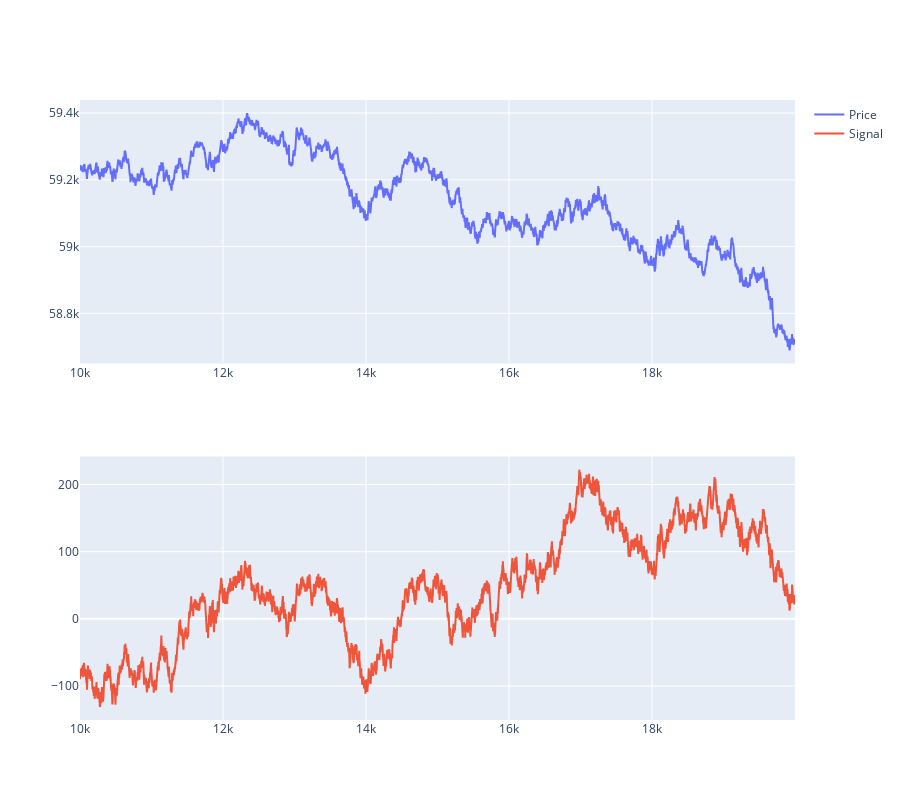

Notebook code for this chart:
### Code cell
data = df.iloc[10000:20000]

basket1_diff = data["PICNIC_BASKET1"] - 6 * data["CROISSANTS"] - 3 * data["JAMS"] - data["DJEMBES"]
basket2_diff = data["PICNIC_BASKET2"] - 4 * data["CROISSANTS"] - 2 * data["JAMS"]

fig = make_subplots(rows=2, cols=1)
fig.add_trace(go.Scatter(x=data.index, y=data["PICNIC_BASKET1"], name="Price"), row=1, col=1)
fig.add_trace(go.Scatter(x=data.index, y=basket1_diff, name="Signal"), row=2, col=1)
fig.update_layout(height=800)
fig.show()

### Figure 1 — Plotly figure (JSON) as saved in the notebook; plotly's stock layout.template omitted (floating-point values rounded to 4 significant figures; data arrays with more than 128 entries replaced by an {"elided": "..."} marker saying what was removed)
{"data": [{"name": "Price", "type": "scatter", "x": {"elided": "10000 int values"}, "xaxis": "x", "y": {"elided": "10000 float values"}, "yaxis": "y"}, {"name": "Signal", "type": "scatter", "x": {"elided": "10000 int values"}, "xaxis": "x2", "y": {"elided": "10000 float values"}, "yaxis": "y2"}], "layout": {"height": 800, "xaxis": {"anchor": "y", "domain": [0, 1]}, "xaxis2": {"anchor": "y2", "domain": [0, 1]}, "yaxis": {"anchor": "x", "domain": [0.575, 1]}, "yaxis2": {"anchor": "x2", "domain": [0, 0.425]}}}
